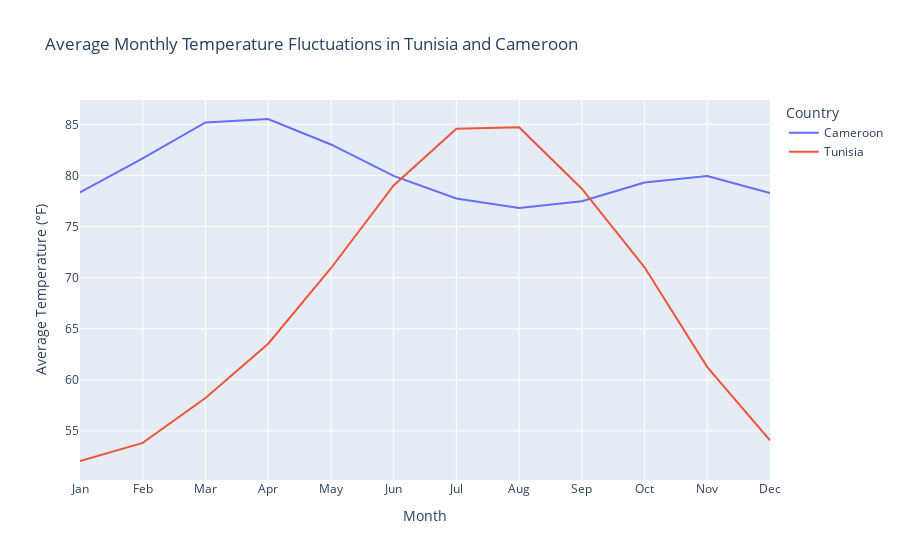

The code cell stored with this chart in its notebook:
### Code cell
# Define the correct order for months
month_order = ['Jan', 'Feb', 'Mar', 'Apr', 'May', 'Jun', 'Jul', 'Aug', 'Sep', 'Oct', 'Nov', 'Dec']

# Convert 'Month' to a categorical type with the specified order
df_filtered['Month'] = pd.Categorical(df_filtered['Month'], categories=month_order, ordered=True)

# Group by 'Month' and 'COUNTRY', then calculate the average temperature
df_monthly = df_filtered.groupby(['Month', 'COUNTRY'])['TAVG'].mean().reset_index()

# Create the line chart
fig = px.line(df_monthly, x='Month', y='TAVG', color='COUNTRY',
              title='Average Monthly Temperature Fluctuations in Tunisia and Cameroon',
              labels={'Month': 'Month', 'TAVG': 'Average Temperature (°F)'})

fig.update_layout(legend_title_text='Country')
fig.show()

### Figure 1 — Plotly figure (JSON) as saved in the notebook; plotly's stock layout.template omitted (floating-point values rounded to 4 significant figures)
{"data": [{"hovertemplate": "COUNTRY=Cameroon<br>Month=%{x}<br>Average Temperature (°F)=%{y}<extra></extra>", "legendgroup": "Cameroon", "line": {"color": "#636efa", "dash": "solid"}, "marker": {"symbol": "circle"}, "mode": "lines", "name": "Cameroon", "orientation": "v", "showlegend": true, "type": "scatter", "x": ["Jan", "Feb", "Mar", "Apr", "May", "Jun", "Jul", "Aug", "Sep", "Oct", "Nov", "Dec"], "xaxis": "x", "y": [78.34, 81.66, 85.19, 85.52, 83.03, 79.96, 77.74, 76.81, 77.48, 79.3, 79.93, 78.27], "yaxis": "y"}, {"hovertemplate": "COUNTRY=Tunisia<br>Month=%{x}<br>Average Temperature (°F)=%{y}<extra></extra>", "legendgroup": "Tunisia", "line": {"color": "#EF553B", "dash": "solid"}, "marker": {"symbol": "circle"}, "mode": "lines", "name": "Tunisia", "orientation": "v", "showlegend": true, "type": "scatter", "x": ["Jan", "Feb", "Mar", "Apr", "May", "Jun", "Jul", "Aug", "Sep", "Oct", "Nov", "Dec"], "xaxis": "x", "y": [52.05, 53.83, 58.22, 63.53, 70.92, 79.02, 84.57, 84.71, 78.7, 71.01, 61.24, 54.08], "yaxis": "y"}], "layout": {"autosize": true, "legend": {"title": {"text": "Country"}, "tracegroupgap": 0}, "title": {"text": "Average Monthly Temperature Fluctuations in Tunisia and Cameroon"}, "xaxis": {"anchor": "y", "autorange": true, "domain": [0, 1], "range": [0, 11], "title": {"text": "Month"}, "type": "category"}, "yaxis": {"anchor": "x", "autorange": true, "domain": [0, 1], "range": [50.19, 87.38], "title": {"text": "Average Temperature (°F)"}, "type": "linear"}}}
